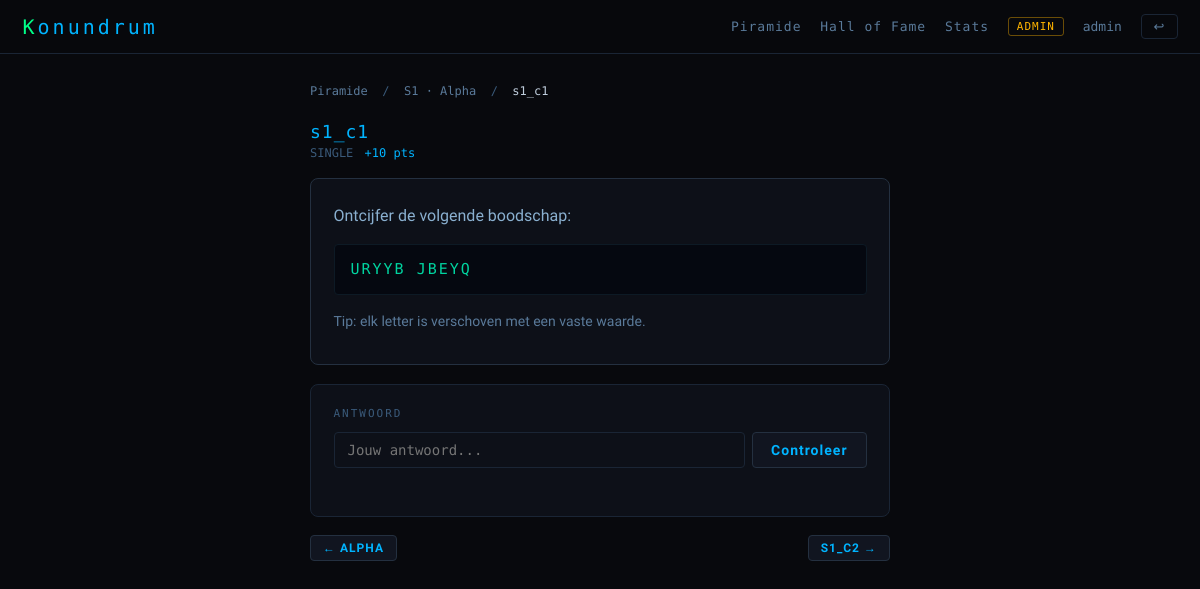
Page /challenge/s1_c1 (signed in) on the committed database.
### tables this page shows
CREATE TABLE stones (
            id           INTEGER PRIMARY KEY AUTOINCREMENT,
            name         TEXT UNIQUE NOT NULL,   -- bijv. S1
            label        TEXT NOT NULL,           -- weergavenaam op blok
            row          INTEGER NOT NULL,        -- 0 = onderste rij
            col          INTEGER NOT NULL,        -- positie in rij
            dependencies TEXT DEFAULT ''          -- komma-gescheiden stone.name waarden
        , home_content TEXT DEFAULT '');

CREATE TABLE challenges (
            id             INTEGER PRIMARY KEY AUTOINCREMENT,
            stone_id       INTEGER NOT NULL REFERENCES stones(id),
            ord            INTEGER DEFAULT 0,
            slug           TEXT NOT NULL UNIQUE,  -- challenges/<slug>.html
            is_final       INTEGER DEFAULT 0,     -- 1 = laatste sublevel → name+city
            answer_1       TEXT    DEFAULT '',    -- voor is_final=0
            answer_name    TEXT    DEFAULT '',    -- voor is_final=1
            answer_city    TEXT    DEFAULT '',    -- voor is_final=1
            hint_1         TEXT    DEFAULT '',
            hint_name      TEXT    DEFAULT '',
            hint_city      TEXT    DEFAULT '',
            hint_threshold REAL    DEFAULT 0.6
        , title TEXT DEFAULT '', points INTEGER DEFAULT 10);

### app.py (the view)
@app.route("/challenge/<slug>")
@login_required
def challenge_view(slug):
    user_id = session["user_id"]
    ch = db.get_challenge_by_slug(slug)
    if not ch: abort(404)
    stone = db.get_stone(ch["stone_id"])
    if not stone or ch["stone_id"] not in get_unlocked_ids(user_id):
        return redirect(url_for("pyramid"))
    solved      = db.get_solved_challenge_ids(user_id)
    is_solved   = ch["id"] in solved
    attempts    = db.get_attempt_count(user_id, ch["id"])
    final_locked = ch["is_final"] and not is_final_unlocked(ch["stone_id"], user_id, ch["id"])
    content     = Markup(load_challenge_html(slug))
    all_ch = db.get_challenges_safe(ch["stone_id"])
    idx    = next((i for i, c in enumerate(all_ch) if c["id"] == ch["id"]), 0)
    prev_ch = all_ch[idx - 1] if idx > 0 else None
    next_ch = all_ch[idx + 1] if idx < len(all_ch) - 1 else None
    return render_template("challenge.html", stone=stone, challenge=ch,
                           content=content, is_solved=is_solved, attempts=attempts,
                           final_locked=final_locked, prev_ch=prev_ch, next_ch=next_ch)

### app.py (called while the page is built)
def login_required(f):
    @wraps(f)
    def inner(*args, **kwargs):
        if "user_id" not in session:
            return redirect(url_for("login"))
        return f(*args, **kwargs)
    return inner

def get_unlocked_ids(user_id):
    completed = db.get_completed_stone_ids(user_id)
    unlocked  = set()
    for stone in db.get_all_stones():
        deps = [d.strip() for d in (stone["dependencies"] or "").split(",") if d.strip()]
        dep_ids = set()
        for dep_name in deps:
            s = db.get_stone_by_name(dep_name)
            if s:
                dep_ids.add(s["id"])
        if dep_ids.issubset(completed):
            unlocked.add(stone["id"])
    return unlocked

def load_challenge_html(slug):
    if not re.match(r'^[a-zA-Z0-9_-]+$', slug):
        return "<p style='color:red'>Ongeldige slug.</p>"
    path = os.path.join(CHALLENGES_DIR, f"{slug}.html")
    if os.path.exists(path):
        with open(path, encoding="utf-8") as f:
            return f.read()
    return f'<div class="ch-placeholder">⚠ Vraagbestand ontbreekt: <code>challenges/{slug}.html</code></div>'

### database.py (called while the page is built)
def get_db():
    conn = sqlite3.connect(DB_PATH)
    conn.row_factory = sqlite3.Row
    conn.execute("PRAGMA foreign_keys = ON")
    return conn

def get_all_stones():
    conn = get_db()
    try:
        return conn.execute("SELECT * FROM stones ORDER BY row,col").fetchall()
    finally:
        conn.close()

def get_stone(stone_id):
    conn = get_db()
    try:
        return conn.execute("SELECT * FROM stones WHERE id=?", (stone_id,)).fetchone()
    finally:
        conn.close()

def get_stone_by_name(name):
    conn = get_db()
    try:
        return conn.execute("SELECT * FROM stones WHERE name=?", (name,)).fetchone()
    finally:
        conn.close()

def get_challenges_safe(stone_id):
    conn = get_db()
    try:
        return conn.execute(
            "SELECT id,stone_id,ord,slug,title,points,is_final FROM challenges WHERE stone_id=? ORDER BY ord",
            (stone_id,)).fetchall()
    finally:
        conn.close()

def get_challenge_by_slug(slug):
    conn = get_db()
    try:
        return conn.execute(
            "SELECT id,stone_id,ord,slug,title,points,is_final FROM challenges WHERE slug=?",
            (slug,)).fetchone()
    finally:
        conn.close()

### templates/challenge.html (shortened to what this page needs)
{% extends "base.html" %}
{% block body %}
<div class="page-sm">
  <div class="bc">
    <a href="{{ url_for('pyramid') }}">Piramide</a> &nbsp;/&nbsp;
    <a href="{{ url_for('stone_view', stone_id=stone.id) }}">{{ stone.name }} · {{ stone.label }}</a>
    &nbsp;/&nbsp;
    <span>{{ challenge.title or challenge.slug }}</span>
  </div>
  <div class="flex-between" style="margin-bottom:1.25rem;">
    <div>
      <div style="font-family:var(--mono);font-size:18px;color:var(--blue);letter-spacing:1px;">
        {{ challenge.title or challenge.slug }}
      </div>
      <div style="display:flex;gap:.75rem;margin-top:4px;font-size:12px;font-family:var(--mono);flex-wrap:wrap;">
        {% if challenge.is_final %}
          <span style="color:var(--yellow)">★ NAME + CITY</span>
        {% else %}
          <span style="color:var(--dim)">SINGLE</span>
        {% endif %}
        <span style="color:var(--blue)">+{{ challenge.points }} pts</span>
      </div>
    </div>
  </div>
  <div class="card" style="margin-bottom:1.25rem;border-color:var(--border2);">
    <div class="ch-content">
      {{ content }}
    </div>
  </div>
  <div class="card" id="answer-card">
    {% if final_locked %}
      <div style="font-family:var(--mono);font-size:13px;color:var(--yellow);text-align:center;padding:.5rem;">
        🔒 Los eerst alle andere sublevels van deze steen op.
      </div>
    {% else %}
      <div style="font-family:var(--mono);font-size:11px;letter-spacing:2px;color:var(--dim);margin-bottom:.75rem;">ANTWOORD</div>
      <div style="display:flex;gap:.5rem;">
        <input class="answer-input" id="inp-1" type="text"
               placeholder="Jouw antwoord..." autocomplete="off"/>
        <button class="check-btn" id="check-btn" onclick="checkSingle()">Controleer</button>
      </div>
      <div class="field-fb mt1" id="fb-1"></div>
    {% endif %}
  </div>
  <div style="display:flex;justify-content:space-between;margin-top:1.25rem;gap:.5rem;">
    <div>
      {% if prev_ch %}
        <a href="{{ url_for('challenge_view', slug=prev_ch.slug) }}"
           class="btn btn-secondary btn-sm">← {{ prev_ch.title or prev_ch.slug }}</a>
      {% else %}
        <a href="{{ url_for('stone_view', stone_id=stone.id) }}"
           class="btn btn-secondary btn-sm">← {{ stone.label }}</a>
      {% endif %}
    </div>
    <div>
      {% if next_ch %}
        <a href="{{ url_for('challenge_view', slug=next_ch.slug) }}"
           class="btn btn-secondary btn-sm">{{ next_ch.title or next_ch.slug }} →</a>
      {% endif %}
    </div>
  </div>
</div>
{% endblock %}

### templates/base.html (style rules this page uses)
*, *::before, *::after { margin:0; padding:0; box-sizing:border-box; }
:root { --bg:#08090d; --bg2:#0d1018; --bg3:#111520; --border:#1a2535; --border2:#243040; --green:#00ff88; --blue:#00b4ff; --yellow:#ffb400; --red:#ff4455; --dim:#3a5a7a; --text:#c0cedd; --text-dim:#5a7a9a; --mono:'Share Tech Mono',monospace; --sans:'Rajdhani',sans-serif; }
html { font-size:15px; }
body { background:var(--bg); color:var(--text); font-family:var(--sans); min-height:100vh; }
a { color:var(--blue); text-decoration:none; }
.page-sm { max-width:640px; margin:0 auto; padding:2rem; }
.card { background:var(--bg2); border:1px solid var(--border); border-radius:8px; padding:1.5rem; }
.btn { display:inline-block; padding:9px 20px; border-radius:4px; cursor:pointer; font-family:var(--sans); font-size:14px; font-weight:700; letter-spacing:1px; text-transform:uppercase; border:none; transition:all .2s; text-decoration:none !important; }
.btn-secondary { background:var(--bg3); border:1px solid var(--border2); color:var(--blue); }
.btn-sm { padding:5px 12px; font-size:12px; }
.ch-content { color:#8ab0d0; line-height:1.7; }
.ch-content p { margin-bottom:.5rem; }
.answer-input { width:100%; background:var(--bg2); border:1px solid var(--border); border-radius:4px; padding:9px 13px; color:var(--text); font-family:var(--mono); font-size:14px; outline:none; transition:border-color .2s; }
.field-fb { font-family:var(--mono); font-size:12px; min-height:18px; }
.check-btn { padding:9px 18px; background:var(--bg3); border:1px solid var(--border2); border-radius:4px; color:var(--blue); font-family:var(--sans); font-size:14px; font-weight:700; letter-spacing:1px; cursor:pointer; transition:all .2s; white-space:nowrap; }
.bc { font-family:var(--mono); font-size:12px; color:var(--dim); margin-bottom:1.5rem; }
.bc a { color:var(--text-dim); }
.bc span { color:var(--text); }
.flex-between { display:flex; justify-content:space-between; align-items:center; }
.mt1 { margin-top:.5rem }

### rows in the picture
stones: name "S1", label "Alpha", label "ALPHA"
challenges: title+slug "s1_c1", points "10"
challenges: title+slug "S1_C2"

### other values in the picture
{{ session.username }} "admin"
{{ content }} "Ontcijfer de volgende boodschap: URYYB JBEYQ Tip: elk letter is verschoven met een vaste waarde."
